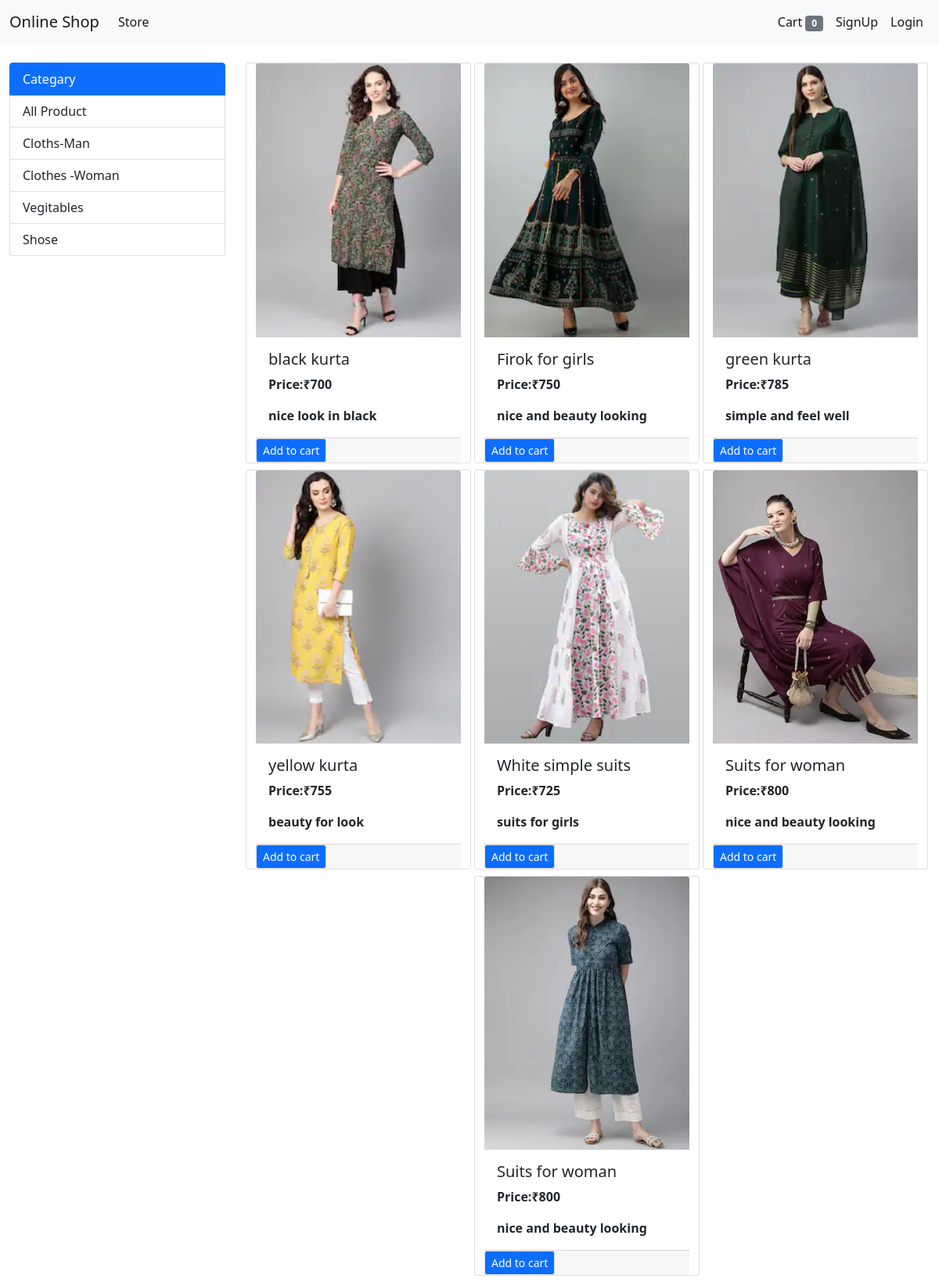
The app's page /?category=2 with its own data.
### store/models/category.py (models this page shows, shortened)
class Cetegory(models.Model):
    name=models.CharField(max_length=50)
    @staticmethod
    def get_all_catagary():
        item=Cetegory.objects.all()
        return item

### store/models/product.py (models this page shows, shortened)
class Product(models.Model):
    name=models.CharField(max_length=50,default='')
    price=models.IntegerField(default=0)
    category=models.ForeignKey(Cetegory,on_delete=models.CASCADE,null=True)
    description=models.CharField(max_length=200,default='',null=True,blank=True)
    image=models.ImageField(upload_to='Uploaded/products/')
    @staticmethod
    def get_catagary_id(category_id):
        if category_id:
            return Product.objects.filter(category=category_id)
        else:
            return Product.Show_product_value()

### store/views/home.py (the view, shortened to what this page needs)
# urls.py: path('',views.home.Index.as_view(),name='homepage' ),
class Index(View):
    def get(self,request):
        cart=request.session.get('cart')
        if not cart:
            request.session['cart']={}
        products=None
        items=Cetegory.get_all_catagary()
        categoryID=request.GET.get('category')
        print(categoryID)
        if categoryID:
             products=Product.get_catagary_id(categoryID)
        else:
            products=Product.Show_product_value()
        data={}
        data['products']=products
        data['items']=items
        print("you are" ,request.session.get('email'))
        return render(request,'index.html',data)

### store/templatetags/cart.py (called while the page is built)
@register.filter(name='is_in_cart')
def is_in_cart(product,cart):
     keys=cart.keys()
     for id in keys:
         a=int(id)
         print("type of a is= ",a)
         print("type of id is= ",product.id)
         if a==product.id:
             return True
     return False

### store/templatetags/custom_filter.py (called while the page is built)
@register.filter(name='currency')
def currency(number):
    return "₹"+str(number)

### store/templates/index.html (shortened to what this page needs)
{%extends 'base.html'%}
{%block body_block%}
{%load cart%}
{%load custom_filter%}
<div class="container-fluid mt-4" >
  <div class="row">
    <div class="col-lg-3 mx-auto">
        <div class="list-group">
         <a href="" class="list-group-item list-group-item-action active">Categary</a>
         <a href="/?category={{it.id }}" class="list-group-item list-group-item-action ">All Product {{it.name}}</a>
         {%for it in items%}
         <a href="/?category={{it.id }}" class="list-group-item list-group-item-action ">{{it.name}}</a>
         {%endfor%}
        </div>
      </div>
    <div id="product" class="col-lg-9 ms-auto mx-auto " >
  <div class="row mx-auto">
    {%for pro in products%}
    <div class="card mx-auto mb-2" id={{pro.id}} style="width: 18rem;">
    <img src={{pro.image.url}} class="card-img-top" alt="">
    <div class="card-body">
      <h5 class="card-title">{{pro.name}}</h5>
      <p class="card-text"><b>Price:{{pro.price|currency}}</b></p>
      <p class="card-text"><b>{{pro.description}}</b></p>
    </div>
    <div class="card-footer p-0  no-gutters">
      {%if pro|is_in_cart:request.session.cart %}
      <div class="row no gutters">
        <form action="/#{{pro.id}}" method='post' class="col-2 " >
          {%csrf_token%}
          <input  hidden type="text"  name="product" value={{pro.id}}>
          <input hidden type="text"  name="remove" value="True">
          <input type="submit" class="btn btn-block btn-secondary " value="-">
          </form>
      <div class="text-center col ">{{pro|cart_quantity:request.session.cart}}</div>
      <form action="/#{{pro.id}}" method='post' class="col-2 " >
        {%csrf_token%}
        <input  hidden type="text"  name="product" value={{pro.id}}>
        <input type="submit" class="btn btn-block btn-secondary " value="+">
        </form>
     </div>
        {%else%}
        <form action="/#{{pro.id}}" method='post' >
          <input type="submit" class="float-right btn btn-primary border btn-sm " value="Add to cart">
          </form>
          {%endif%}
    </div>
    </div>
    {%endfor%}
    </div>
    </div>
    </div>
</div>
{%endblock%}

### records on screen
Cetegory: name "Cloths-Man"
Cetegory: name "Clothes -Woman"
Cetegory: name "Vegitables"
Cetegory: name "Shose"
Product: image (picture), name "black kurta", price "₹700", description "nice look in black"
Product: image (picture), name "Firok for girls", price "₹750", description "nice and beauty looking"
Product: image (picture), name "green kurta", price "₹785", description "simple and feel well"
Product: image (picture), name "yellow kurta", price "₹755", description "beauty for look"
Product: image (picture), name "White simple suits", price "₹725", description "suits for girls"
Product: image (picture), name "Suits for woman", price "₹800", description "nice and beauty looking"
Product: image (picture), name "Suits for woman", price "₹800", description "nice and beauty looking"

### other values on screen
{{ request.session.cart.keys|length }} "0"
